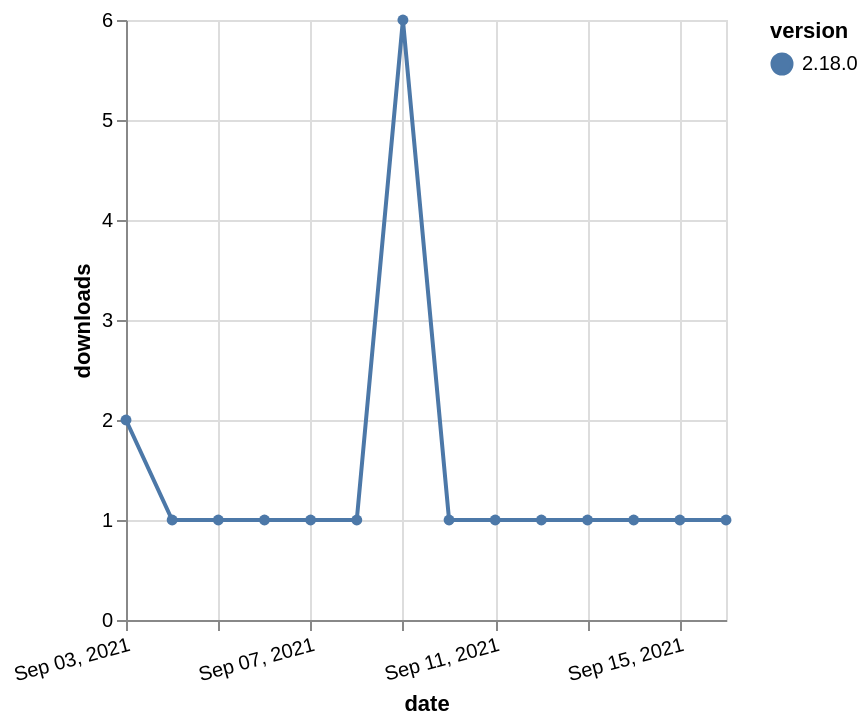

Write the Vega-Lite specification saved for this chart.
### Vega-Lite specification from a JSON file in a GitHub repository (floating-point values rounded to 4 significant figures)
{"$schema": "https://vega.github.io/schema/vega-lite/v5.json", "description": "A simple bar chart with embedded data.", "data": {"values": [{"date": "2021-09-03", "total": 510, "delta": 2, "version": "2.18.0"}, {"date": "2021-09-04", "total": 511, "delta": 1, "version": "2.18.0"}, {"date": "2021-09-05", "total": 512, "delta": 1, "version": "2.18.0"}, {"date": "2021-09-06", "total": 513, "delta": 1, "version": "2.18.0"}, {"date": "2021-09-07", "total": 514, "delta": 1, "version": "2.18.0"}, {"date": "2021-09-08", "total": 515, "delta": 1, "version": "2.18.0"}, {"date": "2021-09-09", "total": 521, "delta": 6, "version": "2.18.0"}, {"date": "2021-09-10", "total": 522, "delta": 1, "version": "2.18.0"}, {"date": "2021-09-11", "total": 523, "delta": 1, "version": "2.18.0"}, {"date": "2021-09-12", "total": 524, "delta": 1, "version": "2.18.0"}, {"date": "2021-09-13", "total": 525, "delta": 1, "version": "2.18.0"}, {"date": "2021-09-14", "total": 526, "delta": 1, "version": "2.18.0"}, {"date": "2021-09-15", "total": 527, "delta": 1, "version": "2.18.0"}, {"date": "2021-09-16", "total": 528, "delta": 1, "version": "2.18.0"}]}, "width": "container", "mark": {"type": "line", "point": {"filled": true}}, "encoding": {"x": {"field": "date", "type": "temporal", "timeUnit": "yearmonthdate", "title": "date", "axis": {"labelAngle": -15}}, "y": {"field": "delta", "type": "quantitative", "title": "downloads"}, "color": {"field": "version", "type": "nominal"}, "tooltip": {"field": "delta"}}}
